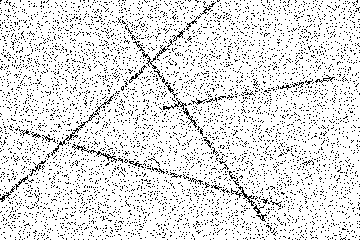
#> input picture 5.Aufgabe/noisy-lines.tif, 360 x 240 px, found by its file name
$ python uebung5.py
#> lines starting #> are read from the running program, lines starting #| are printed output that depends on the picture
#> `img = io.imread("5.Aufgabe/noisy-lines.tif")`: img: shape (240, 360); 88.2% white; black in thin lines or dots
from skimage import io
import numpy as np
import matplotlib.pyplot as plt
import matplotlib.cm as cm

def linear_ht(img, angle_steps, radius_steps):
#> called with angle_steps = 256, radius_steps = 256
    height, width = np.shape(img)
#> height = 240; width = 360

    xCtr = width / 2
#> xCtr = 180
    yCtr = height / 2
#> yCtr = 120

    dAng = np.pi/angle_steps

    rMax = np.sqrt(xCtr**2 + yCtr**2)
#> rMax = 216.3
    dRad = (2*rMax)/radius_steps
#> dRad = 1.69

    hough_array = np.zeros((angle_steps, radius_steps))

    for v in range(0, height):
        for u in range(0, width):
            # Must be equal 0, because the points of the lines in the image is black
            if (img[v, u] == 0):
                x = u - xCtr
                y = v - yCtr

                for a in range(angle_steps):
                    theta = dAng * a
                    r = int(round((x*np.cos(theta) + y*np.sin(theta)) / dRad) + radius_steps/2)
                    if (r >= 0 and r < radius_steps):
                        hough_array[r, a] += 1
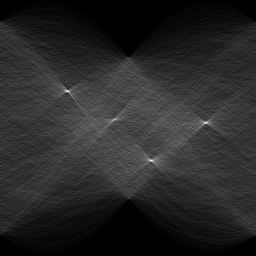
#> hough_array: shape (256, 256) float64; min 0, max 255, mean 39.9
    return hough_array

def apply_threshold(hough_array):
    hough_array[hough_array <= 127] = 0
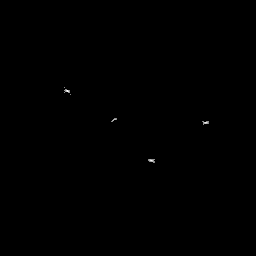
#> hough_array: shape (256, 256) float64; min 0, max 255, mean 0.2

def rgb2gray(rgb):
    r, g, b = rgb[:, :, 0], rgb[:, :, 1], rgb[:, :, 2]
    gray = 0.2989 * r + 0.5870 * g + 0.1140 * b
    return gray

if __name__ == "__main__":
    # read img
    img = io.imread("5.Aufgabe/noisy-lines.tif")

    # convert to numpy array
    img = np.array(img)

    # convert to grayscale
    #img = rgb2gray(img)

    out_img = linear_ht(img, 256, 256)
    tmp = out_img.copy()
    apply_threshold(out_img)

    plt.figure(1)
    plt.subplot(311)
    plt.imshow(img, cmap=cm.Greys_r)
    plt.figure(1)
    plt.subplot(312)
    plt.imshow(tmp, cmap=cm.Greys_r)
    plt.figure(1)
    plt.subplot(313)
    plt.imshow(out_img, cmap=cm.Greys_r)
    plt.show()
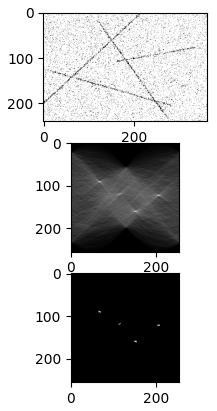
#> figure drawn by matplotlib, 3 panels
